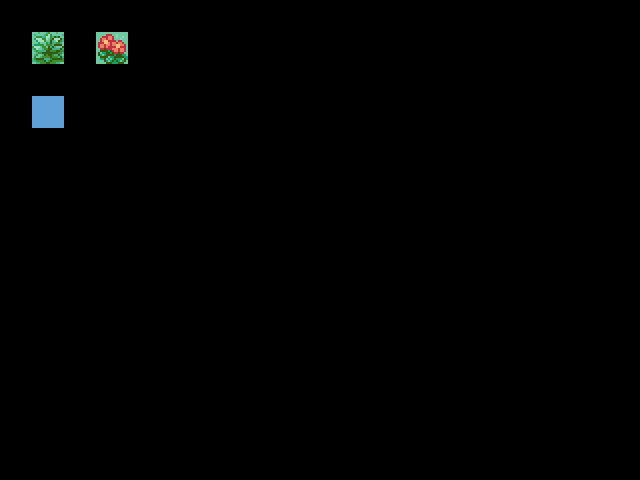

The image is a tile-based game level rendered from a .tmx file. Its description and complete source (layers, tilesets, objects, tile grids) follow:
An orthogonal 20x15 tile map with 32x32 px tiles, 2 tile layers (regions, input_2), 3 tilesets and 3 objects (2x AnimatedTile, TallGrass).

<map version="1.0" orientation="orthogonal" renderorder="right-down" width="20" height="15" tilewidth="32" tileheight="32" nextobjectid="8">
 <tileset firstgid="1" name="Outside" tilewidth="32" tileheight="32" tilecount="4016" columns="8">
  <image source="../Graphics/Tilesets/Outside.png" width="256" height="16064" />
 </tileset>
 <tileset firstgid="4017" name="movement_permissions" tilewidth="32" tileheight="32" tilecount="24" columns="12">
  <image source="../Graphics/Tilesets/movement_permissions.png" width="384" height="64" />
 </tileset>
 <tileset firstgid="4041" name="interior_general" tilewidth="32" tileheight="32" tilecount="2008" columns="8">
  <image source="../Graphics/Tilesets/interior_general.PNG" width="256" height="8032" />
 </tileset>
 <layer name="regions" width="20" height="15">
  <data encoding="csv">
0,0,0,0,0,0,0,0,0,0,0,0,0,0,0,0,0,0,0,0,
0,2,0,2,0,0,0,0,0,0,0,0,0,0,0,0,0,0,0,0,
0,0,0,0,0,0,0,0,0,0,0,0,0,0,0,0,0,0,0,0,
0,2,0,0,0,0,0,0,0,0,0,0,0,0,0,0,0,0,0,0,
0,0,0,0,0,0,0,0,0,0,0,0,0,0,0,0,0,0,0,0,
0,0,0,0,0,0,0,0,0,0,0,0,0,0,0,0,0,0,0,0,
0,0,0,0,0,0,0,0,0,0,0,0,0,0,0,0,0,0,0,0,
0,0,0,0,0,0,0,0,0,0,0,0,0,0,0,0,0,0,0,0,
0,0,0,0,0,0,0,0,0,0,0,0,0,0,0,0,0,0,0,0,
0,0,0,0,0,0,0,0,0,0,0,0,0,0,0,0,0,0,0,0,
0,0,0,0,0,0,0,0,0,0,0,0,0,0,0,0,0,0,0,0,
0,0,0,0,0,0,0,0,0,0,0,0,0,0,0,0,0,0,0,0,
0,0,0,0,0,0,0,0,0,0,0,0,0,0,0,0,0,0,0,0,
0,0,0,0,0,0,0,0,0,0,0,0,0,0,0,0,0,0,0,0,
0,0,0,0,0,0,0,0,0,0,0,0,0,0,0,0,0,0,0,0
</data>
 </layer>
 <layer name="input_2" width="20" height="15">
  <data encoding="csv">
0,0,0,0,0,0,0,0,0,0,0,0,0,0,0,0,0,0,0,0,
0,7,0,957,0,0,0,0,0,0,0,0,0,0,0,0,0,0,0,0,
0,0,0,0,0,0,0,0,0,0,0,0,0,0,0,0,0,0,0,0,
0,714,0,0,0,0,0,0,0,0,0,0,0,0,0,0,0,0,0,0,
0,0,0,0,0,0,0,0,0,0,0,0,0,0,0,0,0,0,0,0,
0,0,0,0,0,0,0,0,0,0,0,0,0,0,0,0,0,0,0,0,
0,0,0,0,0,0,0,0,0,0,0,0,0,0,0,0,0,0,0,0,
0,0,0,0,0,0,0,0,0,0,0,0,0,0,0,0,0,0,0,0,
0,0,0,0,0,0,0,0,0,0,0,0,0,0,0,0,0,0,0,0,
0,0,0,0,0,0,0,0,0,0,0,0,0,0,0,0,0,0,0,0,
0,0,0,0,0,0,0,0,0,0,0,0,0,0,0,0,0,0,0,0,
0,0,0,0,0,0,0,0,0,0,0,0,0,0,0,0,0,0,0,0,
0,0,0,0,0,0,0,0,0,0,0,0,0,0,0,0,0,0,0,0,
0,0,0,0,0,0,0,0,0,0,0,0,0,0,0,0,0,0,0,0,
0,0,0,0,0,0,0,0,0,0,0,0,0,0,0,0,0,0,0,0
</data>
 </layer>
 <objectgroup name="output_Events">
  <object id="5" type="TallGrass" gid="7" x="32" y="64" width="32" height="32" />
  <object id="6" type="AnimatedTile" gid="957" x="96" y="64" width="32" height="32">
   <properties>
    <property name="fps" value="3" />
    <property name="frames" value="4" />
    <property name="sprite" value="Flowers1" />
   </properties>
  </object>
  <object id="7" type="AnimatedTile" gid="714" x="32" y="128" width="32" height="32">
   <properties>
    <property name="fps" value="30" />
    <property name="frames" value="4" />
    <property name="sprite" value="WaterCurrentSouth" />
   </properties>
  </object>
 </objectgroup>
</map>
